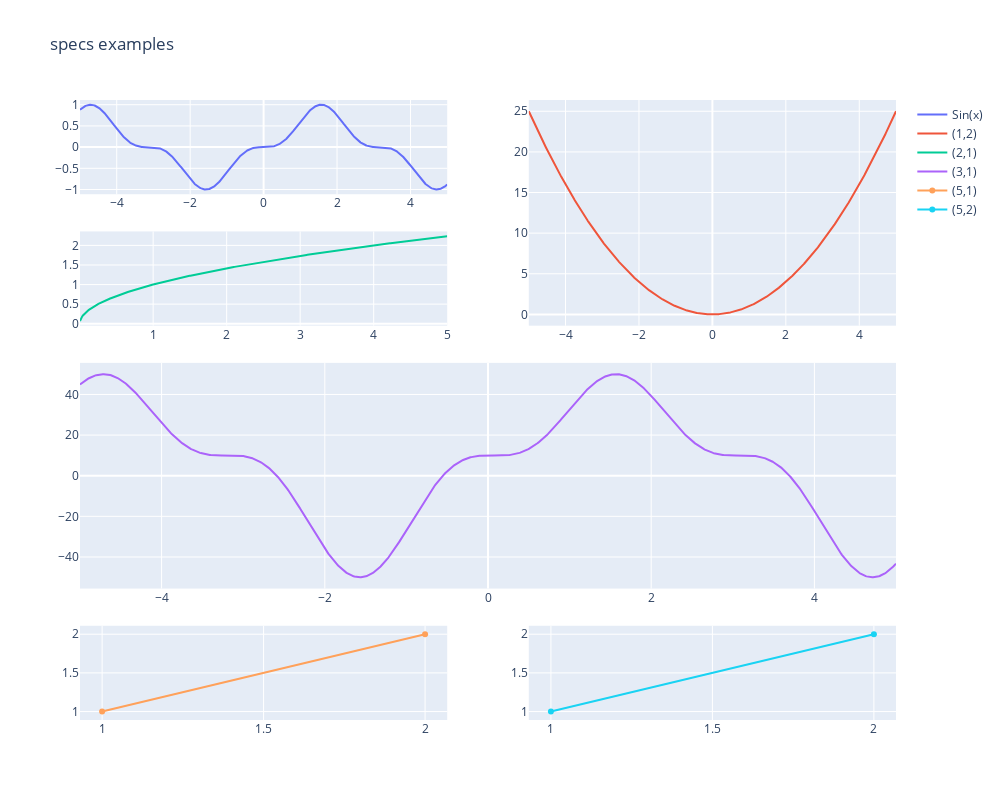

The notebook cell this image was saved under:
### Code cell
fig = make_subplots(
    rows=5, cols=2,
    specs=[[{}, {"rowspan": 2}],
           [{}, None],
           [{"rowspan": 2, "colspan": 2}, None],
           [None, None],
           [{}, {}]],
    print_grid=False)

fig.add_trace(go.Scatter(x=x, y=np.sin(x)**3, name="Sin(x)"), row=1, col=1)
fig.add_trace(go.Scatter(x=x, y=x**2, name="(1,2)"), row=1, col=2)
fig.add_trace(go.Scatter(x=x[500:], y=np.sqrt(x[500:]), name="(2,1)"), row=2, col=1)
fig.add_trace(go.Scatter(x=x, y=10*np.cos(x)**2 + 50*np.sin(x)**3, name="(3,1)"), row=3, col=1)
fig.add_trace(go.Scatter(x=[1, 2], y=[1, 2], name="(5,1)"), row=5, col=1)
fig.add_trace(go.Scatter(x=[1, 2], y=[1, 2], name="(5,2)"), row=5, col=2)

fig.update_layout(height=800, width=1000, title_text="specs examples")
fig.show()

### Figure 1 — Plotly figure (JSON) as saved in the notebook; plotly's stock layout.template omitted (floating-point values rounded to 4 significant figures; data arrays with more than 128 entries replaced by an {"elided": "..."} marker saying what was removed)
{"data": [{"name": "Sin(x)", "type": "scatter", "x": {"elided": "1000 float values"}, "xaxis": "x", "y": {"elided": "1000 float values"}, "yaxis": "y"}, {"name": "(1,2)", "type": "scatter", "x": {"elided": "1000 float values"}, "xaxis": "x2", "y": {"elided": "1000 float values"}, "yaxis": "y2"}, {"name": "(2,1)", "type": "scatter", "x": {"elided": "500 float values"}, "xaxis": "x3", "y": {"elided": "500 float values"}, "yaxis": "y3"}, {"name": "(3,1)", "type": "scatter", "x": {"elided": "1000 float values"}, "xaxis": "x4", "y": {"elided": "1000 float values"}, "yaxis": "y4"}, {"name": "(5,1)", "type": "scatter", "x": [1, 2], "xaxis": "x5", "y": [1, 2], "yaxis": "y5"}, {"name": "(5,2)", "type": "scatter", "x": [1, 2], "xaxis": "x6", "y": [1, 2], "yaxis": "y6"}], "layout": {"height": 800, "title": {"text": "specs examples"}, "width": 1000, "xaxis": {"anchor": "y", "domain": [0, 0.45]}, "xaxis2": {"anchor": "y2", "domain": [0.55, 1]}, "xaxis3": {"anchor": "y3", "domain": [0, 0.45]}, "xaxis4": {"anchor": "y4", "domain": [0, 1]}, "xaxis5": {"anchor": "y5", "domain": [0, 0.45]}, "xaxis6": {"anchor": "y6", "domain": [0.55, 1]}, "yaxis": {"anchor": "x", "domain": [0.848, 1]}, "yaxis2": {"anchor": "x2", "domain": [0.636, 1]}, "yaxis3": {"anchor": "x3", "domain": [0.636, 0.788]}, "yaxis4": {"anchor": "x4", "domain": [0.212, 0.576]}, "yaxis5": {"anchor": "x5", "domain": [0, 0.152]}, "yaxis6": {"anchor": "x6", "domain": [0, 0.152]}}}
